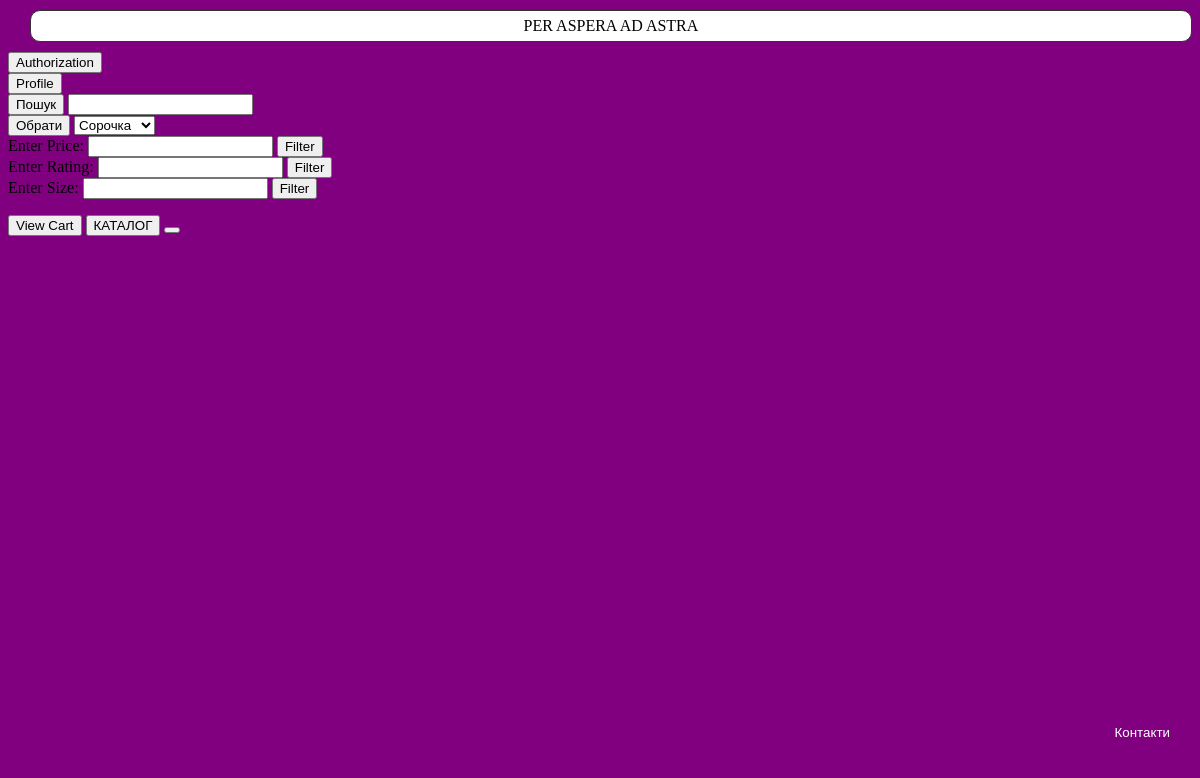
Before: / with the older database file.
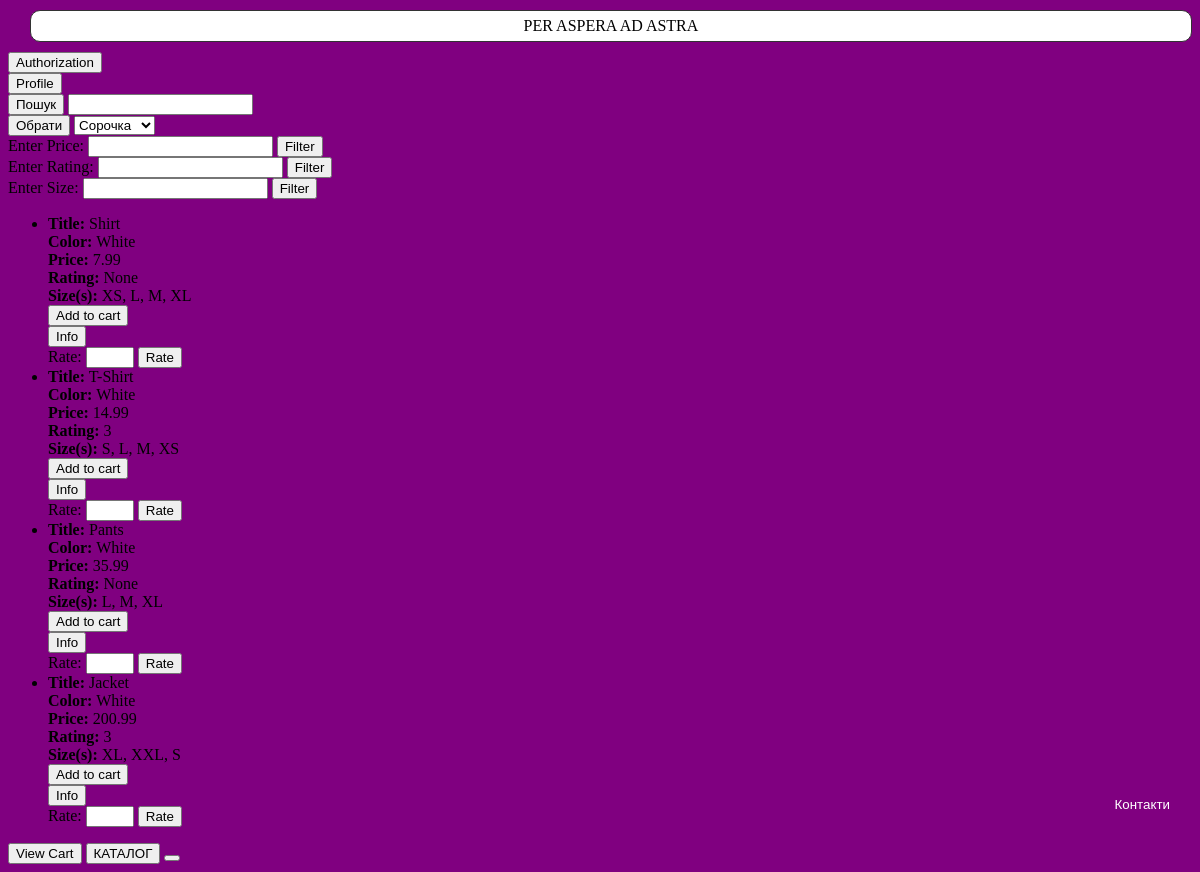
After: the same page with the newer database file.
### tables this page shows
CREATE TABLE "products"
(
    product_id   INTEGER
        primary key autoincrement,
    seller_id    INTEGER
        constraint products
            references seller,
    title        TEXT,
    price        REAL,
    rating       INTEGER,
    rating_count INTEGER
, color TEXT);

### server.py (the view)
@app.route('/')
def index():
    cursor.execute('''
                    SELECT products.product_id, products.title, products.color, products.price, products.rating, sizes.size
                    FROM products
                    JOIN sizes ON products.product_id = sizes.product_id
                    ORDER BY products.price ASC
                ''')
    result = cursor.fetchall()
    return render_template('index.html', result=result)

### templates/index.html (shortened to what this page needs)
<!DOCTYPE html>
<html lang="en" xmlns="http://www.w3.org/1999/html">
<head>
</head>
<body>
    <datails>
        <summary>PER ASPERA AD ASTRA</summary>
    </datails>
    <body>
        <div class="main-container">
    <div class="form-group">
        <a href="/authorization">
            <button type="button">Authorization</button>
        </a>
    </div>
</div>
        <div class="main-container">
    <div class="form-group">
        <a href="/profile">
            <button type="button">Profile</button>
        </a>
    </div>
</div>
       <form action="search" method="POST">
        <button onclick="changefont()">Пошук</button>
        <input type="text" name="query">
        </form>
        <form action="catalog" method="POST">
        <button onclick="changefont()">Обрати</button>
        <select name="clothes" id="clothesSelect">
            <option value="Shirt">Сорочка</option>
        </select>
        </form>
         <form action="/filter_price" method="GET" id="filterForm">
            <label for="price">Enter Price:</label>
            <input type="text" id="price" name="name" value="{{ price }}" required>
            <button type="submit">Filter</button>
         </form>
       <form action="/filter_rating" method="GET">
            <label for="rating">Enter Rating:</label>
            <input type="text" id="rating" name="name" value="{{ rating }}" required>
            <button type="submit">Filter</button>
         </form>
         <form action="/filter_size" method="POST">
            <label for="size">Enter Size:</label>
            <input type="text" id="size" name="query" required>
            <button type="submit">Filter</button>
         </form>
<ul id="infoContainer">
    {% set grouped_results = {} %}
{% for item in result %}
    {% set product_key = (item[0], item[1], item[2], item[3], item[4]) %}
{% endfor %}
    {% for product_key, sizes in grouped_results.items() %}
        <li>
            <strong>Title:</strong> {{ product_key[1] }} <br>
            <strong>Color:</strong> {{ product_key[2] }} <br>
            <strong>Price:</strong> {{ product_key[3] }} <br>
            <strong>Rating:</strong> {{ product_key[4] }} <br>
            <strong>Size(s):</strong> {{ sizes|join(', ') }} <br>
            <form id="addToBasketForm{{ product_key[0] }}" action="/add_to_basket" method="post">
                <button type="button" onclick="addToBasket('{{ product_key[0] }}')">Add to cart</button>
            </form>
            <form action="/title" method="get">
                <button type="button" id="viewDetailsButton" onclick="viewProductDetails('{{ product_key[0] }}')">Info</button>
            </form>
            <form action="/rating" method="POST" id="ratingForm" onsubmit="return rateProduct('{{ product_key[0] }}')">
                <label for="rating{{ product_key[0] }}">Rate:</label>
                <input type="number" id="rating{{ product_key[0] }}" name="rating" min="0" max="5" required>
                <button type="submit">Rate</button>
            </form>
        </li>
    {% endfor %}
</ul>
<button onclick="viewCart()">View Cart</button>
<button onclick="changeBg()">КАТАЛОГ</button>
    <button> </button>
     <button class="кнопка-контакти" onclick="показатиКонтакти()">Контакти</button>
    </body>
    <html />

### templates/index.html (style rules this page uses)
html { background-color: #800080; }
summary { height: 30px; width: 98%; position: relative; left: 1%; border: 1px solid #333; margin: 10px; text-align: center; line-height: 30px; border-radius: 10px; background-color: white; }
.кнопка-контакти { position: fixed; bottom: 50px; right: 10px; padding: 10px 20px; background-color: #800080; color: #fff; border: none; border-radius: 5px; cursor: pointer; }

Changed rows visible on the page:
added products: title "Shirt", color "White", price "7.99"
added products: title "T-Shirt", color "White", price "14.99", rating "3"
added products: title "Pants", color "White", price "35.99"
added products: title "Jacket", color "White", price "200.99", rating "3"
Other visible differences:
new list line: "Title: Color: Price: Rating: None Size(s): XS, L, M, XL Add to cart Info Rate:  Rate"
new list line: "Title: Color: Price: Rating: Size(s): S, L, M, XS Add to cart Info Rate:  Rate"
new list line: "Title: Color: Price: Rating: None Size(s): L, M, XL Add to cart Info Rate:  Rate"
new list line: "Title: Color: Price: Rating: Size(s): XL, XXL, S Add to cart Info Rate:  Rate"
